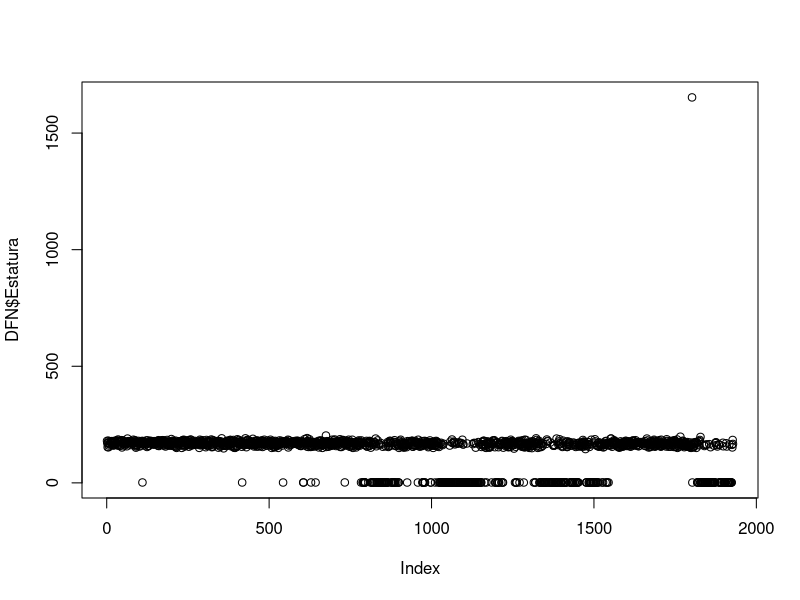

This figure's R source:
## ---- chunk 1
rm(list=ls())
## ---- chunk 2
library(readr)
## ---- chunk 3
DF <- read_csv("Datos_Diversos.csv")
## ---- chunk 4
names(DF)  # names devuelve el nombre de las variables del DataFrame
## ---- chunk 5
library(plyr)
library(dplyr)
## ---- chunk 6
DFN <- dplyr::rename(DF, Periodo = 'Período', Seccion = 'Sección', Estatura = 'Estatura (cm)', Peso = 'Peso (kg)', Signo = 'Signo del zodiaco',Tiempo = 'Tiempo de reacción', Video = 'Juega videojuegos', Deporte = 'Hace deporte', Color = 'Color favorito', Zapato = 'Talla de zapato', Polo = 'Talla de polo', SO = 'Sistema operativo', Fecha = 'Fecha de nacimiento') 
## ---- chunk 7
nrow(DFN)
## ---- chunk 8
ncol(DFN)   # indica el número de variables que tiene la data 

dim(DFN) # devuelve el numero de observaciones x el numero de columnas
## ---- chunk 9
DFN[3,6]  # devuelve el valor que tiene el DataFrame en la posición (3,6)
## ---- chunk 10
DFN[3,]
## ---- chunk 11
DFN[,7]
## ---- chunk 12
sum(is.na(DFN))
## ---- chunk 13
table(is.na(DFN))
## ---- chunk 14
table(DFN$Sexo)
## ---- chunk 15
table(DFN$Signo)
## ---- chunk 16
sum(complete.cases(DFN))
## ---- chunk 17
sum(!complete.cases(DFN))
## ---- chunk 18
summary(DFN)
## ---- chunk 19
DFN <- select(DFN,-...19) #Se elimina la columna 19
DFN <- select(DFN,-...20) #Se elimina la columna 20
## ---- chunk 20
#select(DFN,-a:-b)
## ---- chunk 21
v <- c(1:5) #crea el vector con elementos desde 1 hasta 5
v
## ---- chunk 22
filas_a_eliminar <- c(1928:2223)
DFN <- DFN[-filas_a_eliminar,]
## ---- chunk 23
DFN <- DFN[-1929,]
## ---- chunk 24
sum(is.na(DFN)) #suma todos los NA en la data
## ---- chunk 25
sum(complete.cases(DFN))
## ---- chunk 26
table(complete.cases(DFN))
## ---- chunk 27
summary(DFN$Estatura)
## ---- chunk 28
plot(DFN$Estatura)
## ---- chunk 29
DFN[which(DFN$Estatura<100),5]
## ---- chunk 30
table(DFN$Estatura<100)
## ---- chunk 31
DFN$Estatura[DFN$Estatura < 100] <- NA
DFN$Estatura[DFN$Estatura > 273] <- NA
## ---- chunk 32
summary(DFN$Estatura)
## ---- chunk 33
table(DFN$Video)
## ---- chunk 34
DFN$Video[DFN$Video %in% c("no","NO")] <- "No"
DFN$Video[DFN$Video %in% c("SI","sí","Sí","SÍ","si")] <- "Si"
## ---- chunk 35
table(DFN$Video)
## ---- chunk 36
table(DFN$Peso)
## ---- chunk 37
DFN$Video[DFN$Video %in% c("-","90k")] <- NA
DFN$Video <- as.numeric(DFN$Video)
DFN$Video <- round(DFN$Video)
## ---- chunk 38
table(DFN$Signo)
## ---- chunk 39
DFN$Signo[DFN$Signo %in% c("-","Ofiuco","Escorpio/Libra","Abril","No tengo", "Desconocido", "Leo ?")] <- NA

DFN$Signo[DFN$Signo %in% c("acuario","Acurio")] <- "Acuario"
DFN$Signo[DFN$Signo %in% c("Arias","aries")] <- "Aries"
DFN$Signo[DFN$Signo %in% c("cancer","cáncer","Cancer")] <- "Cáncer"
DFN$Signo[DFN$Signo %in% c("Capricorinio","capricornio","CApricornio","Capricornip","Capriorno","Capriornio","Caprocornio")] <- "Capricornio"
DFN$Signo[DFN$Signo %in% c("escorpio","Escorpion","eskorpio","Scorpio")] <- "Escorpio"
DFN$Signo[DFN$Signo %in% c("Gemenis","geminis","Geminis")] <- "Géminis"
DFN$Signo[DFN$Signo %in% c("leo")] <- "Leo"
DFN$Signo[DFN$Signo %in% c("libra","LIBRA")] <- "Libra"
DFN$Signo[DFN$Signo %in% c("picis","Picis","piscis","Pisicis","pisics","Pisis")] <- "Piscis"
DFN$Signo[DFN$Signo %in% c("sagitario","Sagitatio")] <- "Sagitario"
DFN$Signo[DFN$Signo %in% c("tauro")] <- "Tauro"
DFN$Signo[DFN$Signo %in% c("Viego","virgo","VIrgo")] <- "Virgo"
## ---- chunk 40
table(DFN$Signo)
